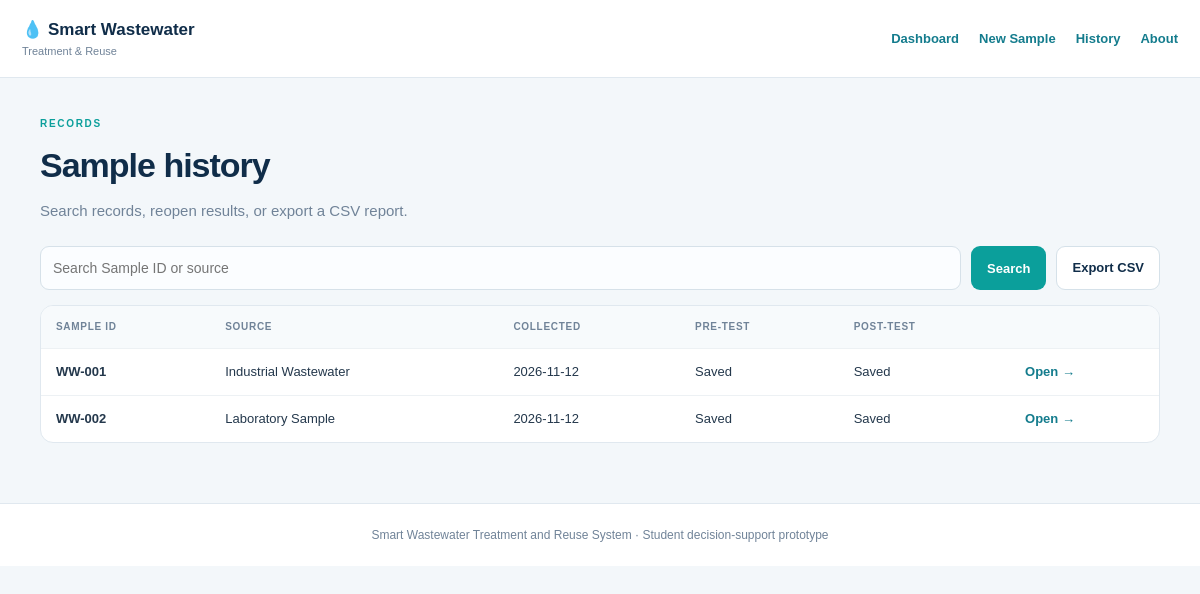
The app's page /history with its own data.
### tables this page shows
CREATE TABLE samples(id INTEGER PRIMARY KEY AUTOINCREMENT, sample_code TEXT UNIQUE NOT NULL, source TEXT NOT NULL, collection_date TEXT NOT NULL, notes TEXT DEFAULT '', created_at TEXT NOT NULL);

### app.py (the view)
@app.route('/history')
def history():
    q=request.args.get('q','').strip(); db=connect_db()
    sql='''SELECT s.*, (SELECT COUNT(*) FROM lab_results r WHERE r.sample_id=s.id AND r.stage='before') hb, (SELECT COUNT(*) FROM lab_results r WHERE r.sample_id=s.id AND r.stage='after') ha FROM samples s'''
    if q: rows=db.execute(sql+' WHERE sample_code LIKE ? OR source LIKE ? ORDER BY id DESC',(f'%{q}%',f'%{q}%')).fetchall()
    else: rows=db.execute(sql+' ORDER BY id DESC').fetchall()
    return render_template('history.html',samples=rows,q=q)

### app.py (called while the page is built)
def connect_db():
    if 'db' not in g:
        g.db = sqlite3.connect(DB_PATH)
        g.db.row_factory = sqlite3.Row
        g.db.execute('PRAGMA foreign_keys=ON')
    return g.db

### templates/history.html
{% extends 'base.html' %}{% block title %}Sample History{% endblock %}{% block content %}<div class="heading"><span class="eyebrow">RECORDS</span><h1>Sample history</h1><p>Search records, reopen results, or export a CSV report.</p></div><form class="search" method="get"><input name="q" value="{{ q }}" placeholder="Search Sample ID or source"><button class="btn primary">Search</button><a class="btn secondary" href="{{ url_for('export_csv') }}">Export CSV</a></form>{% if samples %}<div class="tablebox"><table><thead><tr><th>Sample ID</th><th>Source</th><th>Collected</th><th>Pre-test</th><th>Post-test</th><th></th></tr></thead><tbody>{% for s in samples %}<tr><td><b>{{ s.sample_code }}</b></td><td>{{ s.source }}</td><td>{{ s.collection_date }}</td><td>{{ 'Saved' if s.hb else 'Pending' }}</td><td>{{ 'Saved' if s.ha else 'Pending' }}</td><td><a href="{{ url_for('sample_detail',sample_id=s.id) }}">Open →</a></td></tr>{% endfor %}</tbody></table></div>{% else %}<div class="empty"><h2>No matching samples</h2><a class="btn primary" href="{{ url_for('new_sample') }}">Create sample</a></div>{% endif %}{% endblock %}

### static/css/style.css (style rules this page uses)
:root { --navy:#102d49;--teal:#0b9f9b;--bg:#f3f7fa;--text:#24384c;--muted:#708398;--line:#e0e8ef }
* { box-sizing:border-box }
body { margin:0;background:var(--bg);color:var(--text);font:15px/1.55 Arial,sans-serif }
nav a,a { color:#147c8d;text-decoration:none;font-weight:700;font-size:13px }
.eyebrow { font-size:10px;font-weight:800;letter-spacing:1.7px;color:#0b9f9b;text-transform:uppercase }
.hero h1,.heading h1 { font-size:clamp(29px,4vw,42px);line-height:1.12;letter-spacing:-1px;margin:12px 0 }
.btn { display:inline-flex;align-items:center;justify-content:center;padding:11px 15px;border-radius:9px;border:1px solid transparent;font-weight:700;font-size:13px;cursor:pointer;font-family:inherit }
.primary { background:var(--teal);color:white }
.secondary { background:white;color:var(--navy);border-color:#d5e1e9 }
.tablebox { overflow-x:auto;border:1px solid var(--line);border-radius:13px;background:white;margin:15px 0 24px }
table { width:100%;border-collapse:collapse;min-width:680px;font-size:13px }
th { font-size:10px;text-transform:uppercase;letter-spacing:.7px;color:#708398;background:#f7fafc;text-align:left }
td,th { padding:13px 15px;border-bottom:1px solid #edf1f4;vertical-align:top }
tr:last-child td { border-bottom:0 }
.heading { margin:10px 0 24px }
.heading h1 { font-size:34px;color:var(--navy) }
.heading p,.muted { color:var(--muted) }
input,select,textarea { width:100%;border:1px solid #d6e1e9;border-radius:9px;padding:12px;background:#fbfdff;color:var(--text);font:14px Arial,sans-serif }
.inline,.search { display:flex;gap:10px;margin:15px 0 }
.inline input,.search input { flex:1 }

### records on screen
samples: sample_code "WW-001", source "Industrial Wastewater", collection_date "2026-11-12", hb "Saved", ha "Saved"
samples: sample_code "WW-002", source "Laboratory Sample", collection_date "2026-11-12", hb "Saved", ha "Saved"
